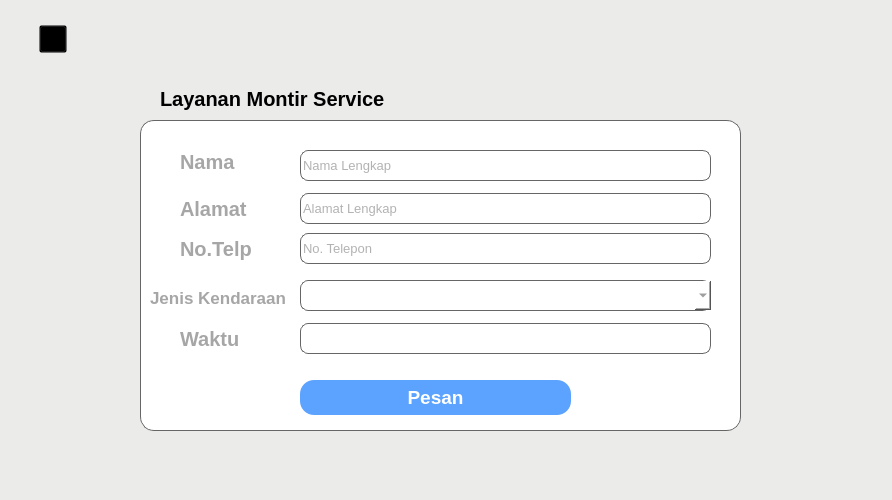
<?xml version="1.0" encoding="UTF-8"?>
<ui version="4.0">
 <class>Form</class>
 <widget class="QWidget" name="Form">
  <property name="geometry">
   <rect>
    <x>0</x>
    <y>0</y>
    <width>892</width>
    <height>500</height>
   </rect>
  </property>
  <property name="windowTitle">
   <string>MONTIR SERVICE</string>
  </property>
  <property name="windowIcon">
   <iconset resource="../Resources_rc/resources.qrc">
    <normaloff>:/LogoAndWindowsIcon/Aset/LogoIconSolusiku-final.png</normaloff>:/LogoAndWindowsIcon/Aset/LogoIconSolusiku-final.png</iconset>
  </property>
  <property name="styleSheet">
   <string notr="true">background-color:#ebebea;</string>
  </property>
  <widget class="QLineEdit" name="txtWaktu">
   <property name="geometry">
    <rect>
     <x>300</x>
     <y>323</y>
     <width>411</width>
     <height>31</height>
    </rect>
   </property>
   <property name="font">
    <font>
     <family>Nirmala UI</family>
     <pointsize>10</pointsize>
    </font>
   </property>
   <property name="styleSheet">
    <string notr="true">border : 1px solid #666666;
border-radius : 8px;
background-color: white;
color: #666666;</string>
   </property>
   <property name="alignment">
    <set>Qt::AlignLeading|Qt::AlignLeft|Qt::AlignVCenter</set>
   </property>
   <property name="placeholderText">
    <string/>
   </property>
  </widget>
  <widget class="QComboBox" name="cmbJK">
   <property name="geometry">
    <rect>
     <x>300</x>
     <y>280</y>
     <width>411</width>
     <height>31</height>
    </rect>
   </property>
   <property name="font">
    <font>
     <family>Nirmala UI</family>
     <pointsize>10</pointsize>
    </font>
   </property>
   <property name="styleSheet">
    <string notr="true">border : 1px solid #666666;
border-radius : 8px;
background-color: white;
color: #666666;
border-right: None;</string>
   </property>
   <property name="placeholderText">
    <string/>
   </property>
  </widget>
  <widget class="QLabel" name="label_6">
   <property name="geometry">
    <rect>
     <x>180</x>
     <y>320</y>
     <width>91</width>
     <height>31</height>
    </rect>
   </property>
   <property name="font">
    <font>
     <family>Nirmala UI</family>
     <pointsize>15</pointsize>
     <weight>75</weight>
     <bold>true</bold>
    </font>
   </property>
   <property name="styleSheet">
    <string notr="true">color: #a6a6a6;
background-color: #ffffff;</string>
   </property>
   <property name="text">
    <string>Waktu</string>
   </property>
   <property name="alignment">
    <set>Qt::AlignBottom|Qt::AlignLeading|Qt::AlignLeft</set>
   </property>
  </widget>
  <widget class="QLineEdit" name="txtNamaLengkap">
   <property name="geometry">
    <rect>
     <x>300</x>
     <y>150</y>
     <width>411</width>
     <height>31</height>
    </rect>
   </property>
   <property name="font">
    <font>
     <family>Nirmala UI</family>
     <pointsize>10</pointsize>
    </font>
   </property>
   <property name="styleSheet">
    <string notr="true">border : 1px solid #666666;
border-radius : 8px;
background-color: white;
color: #666666;</string>
   </property>
   <property name="alignment">
    <set>Qt::AlignLeading|Qt::AlignLeft|Qt::AlignVCenter</set>
   </property>
   <property name="placeholderText">
    <string>Nama Lengkap</string>
   </property>
  </widget>
  <widget class="QLabel" name="label_4">
   <property name="geometry">
    <rect>
     <x>180</x>
     <y>230</y>
     <width>91</width>
     <height>31</height>
    </rect>
   </property>
   <property name="font">
    <font>
     <family>Nirmala UI</family>
     <pointsize>15</pointsize>
     <weight>75</weight>
     <bold>true</bold>
    </font>
   </property>
   <property name="styleSheet">
    <string notr="true">color: #a6a6a6;
background-color: #ffffff;</string>
   </property>
   <property name="text">
    <string>No.Telp</string>
   </property>
   <property name="alignment">
    <set>Qt::AlignBottom|Qt::AlignLeading|Qt::AlignLeft</set>
   </property>
  </widget>
  <widget class="QLabel" name="label_5">
   <property name="geometry">
    <rect>
     <x>150</x>
     <y>277</y>
     <width>141</width>
     <height>31</height>
    </rect>
   </property>
   <property name="font">
    <font>
     <family>Nirmala UI</family>
     <pointsize>13</pointsize>
     <weight>75</weight>
     <bold>true</bold>
    </font>
   </property>
   <property name="styleSheet">
    <string notr="true">color: #a6a6a6;
background-color: #ffffff;</string>
   </property>
   <property name="text">
    <string>Jenis Kendaraan</string>
   </property>
   <property name="alignment">
    <set>Qt::AlignBottom|Qt::AlignLeading|Qt::AlignLeft</set>
   </property>
  </widget>
  <widget class="QLabel" name="label_2">
   <property name="geometry">
    <rect>
     <x>180</x>
     <y>133</y>
     <width>91</width>
     <height>41</height>
    </rect>
   </property>
   <property name="font">
    <font>
     <family>Nirmala UI</family>
     <pointsize>15</pointsize>
     <weight>75</weight>
     <bold>true</bold>
    </font>
   </property>
   <property name="styleSheet">
    <string notr="true">color: #a6a6a6;
background-color: #ffffff;</string>
   </property>
   <property name="text">
    <string>Nama</string>
   </property>
   <property name="alignment">
    <set>Qt::AlignBottom|Qt::AlignLeading|Qt::AlignLeft</set>
   </property>
  </widget>
  <widget class="QLineEdit" name="txtAlamatLengkap">
   <property name="geometry">
    <rect>
     <x>300</x>
     <y>193</y>
     <width>411</width>
     <height>31</height>
    </rect>
   </property>
   <property name="font">
    <font>
     <family>Nirmala UI</family>
     <pointsize>10</pointsize>
    </font>
   </property>
   <property name="styleSheet">
    <string notr="true">border : 1px solid #666666;
border-radius : 8px;
background-color: white;
color: #666666;</string>
   </property>
   <property name="alignment">
    <set>Qt::AlignLeading|Qt::AlignLeft|Qt::AlignVCenter</set>
   </property>
   <property name="placeholderText">
    <string>Alamat Lengkap</string>
   </property>
  </widget>
  <widget class="QLabel" name="label_3">
   <property name="geometry">
    <rect>
     <x>180</x>
     <y>190</y>
     <width>91</width>
     <height>31</height>
    </rect>
   </property>
   <property name="font">
    <font>
     <family>Nirmala UI</family>
     <pointsize>15</pointsize>
     <weight>75</weight>
     <bold>true</bold>
    </font>
   </property>
   <property name="styleSheet">
    <string notr="true">color: #a6a6a6;
background-color: #ffffff;</string>
   </property>
   <property name="text">
    <string>Alamat</string>
   </property>
   <property name="alignment">
    <set>Qt::AlignBottom|Qt::AlignLeading|Qt::AlignLeft</set>
   </property>
  </widget>
  <widget class="QLabel" name="label_7">
   <property name="geometry">
    <rect>
     <x>160</x>
     <y>70</y>
     <width>261</width>
     <height>41</height>
    </rect>
   </property>
   <property name="font">
    <font>
     <family>Nirmala UI</family>
     <pointsize>15</pointsize>
     <weight>75</weight>
     <bold>true</bold>
    </font>
   </property>
   <property name="styleSheet">
    <string notr="true">color: #Black;</string>
   </property>
   <property name="text">
    <string>Layanan Montir Service</string>
   </property>
   <property name="alignment">
    <set>Qt::AlignBottom|Qt::AlignLeading|Qt::AlignLeft</set>
   </property>
  </widget>
  <widget class="QLabel" name="label">
   <property name="geometry">
    <rect>
     <x>140</x>
     <y>120</y>
     <width>601</width>
     <height>311</height>
    </rect>
   </property>
   <property name="styleSheet">
    <string notr="true">border: 1px solid #666666;
border-radius: 14px;
background-color: #ffffff;
color: #ffffff;</string>
   </property>
   <property name="text">
    <string/>
   </property>
  </widget>
  <widget class="QLineEdit" name="txtNoTelp">
   <property name="geometry">
    <rect>
     <x>300</x>
     <y>233</y>
     <width>411</width>
     <height>31</height>
    </rect>
   </property>
   <property name="font">
    <font>
     <family>Nirmala UI</family>
     <pointsize>10</pointsize>
    </font>
   </property>
   <property name="styleSheet">
    <string notr="true">border : 1px solid #666666;
border-radius : 8px;
background-color: white;
color: #666666;</string>
   </property>
   <property name="alignment">
    <set>Qt::AlignLeading|Qt::AlignLeft|Qt::AlignVCenter</set>
   </property>
   <property name="placeholderText">
    <string>No. Telepon</string>
   </property>
  </widget>
  <widget class="QPushButton" name="btnPesan_monS">
   <property name="geometry">
    <rect>
     <x>300</x>
     <y>380</y>
     <width>271</width>
     <height>35</height>
    </rect>
   </property>
   <property name="font">
    <font>
     <family>Nirmala UI</family>
     <pointsize>14</pointsize>
     <weight>75</weight>
     <bold>true</bold>
    </font>
   </property>
   <property name="styleSheet">
    <string notr="true">
border-radius: 14px;
background-color: #5ca2ff;
color: #ffffff;</string>
   </property>
   <property name="text">
    <string>Pesan</string>
   </property>
  </widget>
  <widget class="QPushButton" name="btn_back">
   <property name="geometry">
    <rect>
     <x>39</x>
     <y>25</y>
     <width>28</width>
     <height>28</height>
    </rect>
   </property>
   <property name="styleSheet">
    <string notr="true">background-color:transparent;</string>
   </property>
   <property name="text">
    <string/>
   </property>
   <property name="icon">
    <iconset resource="../Resources_rc/resources.qrc">
     <normaloff>:/Images/Aset/btn_back_noBG.png</normaloff>:/Images/Aset/btn_back_noBG.png</iconset>
   </property>
   <property name="iconSize">
    <size>
     <width>28</width>
     <height>28</height>
    </size>
   </property>
  </widget>
  <widget class="QLabel" name="shadow_blue">
   <property name="geometry">
    <rect>
     <x>0</x>
     <y>75</y>
     <width>892</width>
     <height>425</height>
    </rect>
   </property>
   <property name="styleSheet">
    <string notr="true">background-color: transparent;</string>
   </property>
   <property name="text">
    <string/>
   </property>
   <property name="pixmap">
    <pixmap resource="../Resources_rc/resources.qrc">:/Images/Aset/Shadow_blue.jpg</pixmap>
   </property>
   <property name="scaledContents">
    <bool>true</bool>
   </property>
  </widget>
  <zorder>shadow_blue</zorder>
  <zorder>label</zorder>
  <zorder>txtWaktu</zorder>
  <zorder>cmbJK</zorder>
  <zorder>label_6</zorder>
  <zorder>txtNamaLengkap</zorder>
  <zorder>label_4</zorder>
  <zorder>label_5</zorder>
  <zorder>label_2</zorder>
  <zorder>txtAlamatLengkap</zorder>
  <zorder>label_3</zorder>
  <zorder>label_7</zorder>
  <zorder>txtNoTelp</zorder>
  <zorder>btnPesan_monS</zorder>
  <zorder>btn_back</zorder>
 </widget>
 <resources>
  <include location="../Resources_rc/resources.qrc"/>
  <include location="../Resources_rc/resources.qrc"/>
 </resources>
 <connections/>
</ui>
